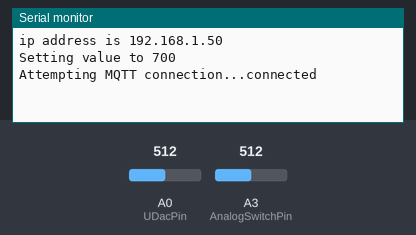
A sketch run on a simulated Arduino Uno, built with avr-gcc and run on an emulated ATmega328P. Parts: the last lines printed to the serial monitor. The inputs (shaded band) are chosen by the test bench; at power-on: A3 (AnalogSwitchPin) = 512, A0 (UDacPin) = 512. WiFi joins after 1.5 s; servers stay silent unless stated; no MQTT or app messages arrive unless stated.

Above: at 5.8 s.
5.9 s: A3 (AnalogSwitchPin) set to 714
At 7.0 s:
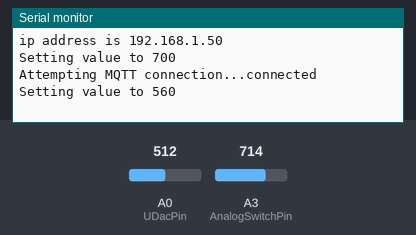
7.4 s: A3 (AnalogSwitchPin) set to 1003
At 8.4 s:
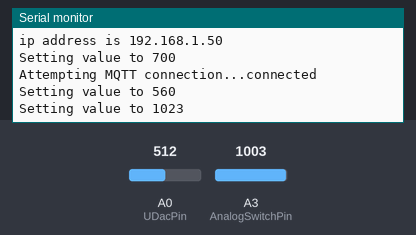

The sketch:

vallox.ino
```cpp
#include <Arduino.h>
#include <SPI.h>
#include <EthernetENC.h>
#include <PubSubClient.h>

#include "Dac.h"

byte mac[] = {0xDE, 0xAD, 0xBE, 0xEF, 0xFE, 0xED};

// mqtt client
EthernetClient net;
PubSubClient mqttClient(net);

const char broker[] = "mqtt.nas.fritz.box";
int        port     = 1883;

const int dacUpdownPin = 7;
const int UDacPin = 0;
const int AnalogSwitchPin = 3;
Dac dac(dacUpdownPin, UDacPin);

char switchPosition = '?';

void setVentilation(int value) {
  Serial.print("Setting value to ");
  Serial.println(value);
  if (value < 560 || value > 1023) {
    Serial.println("Invalid value, must be between 560 and 1023");
    return;
  }
  dac.write(value);
}

char readAnalogSwitch() {
  int rawVal = analogRead(AnalogSwitchPin);
  if (rawVal > 286 && rawVal < 347)
    return 'A';
  if (rawVal > 704 && rawVal < 764)
    return '2';
  if (rawVal > 821 && rawVal < 882)
    return '3';
  if (rawVal > 993)
    return '4';
  return '?';
}

void callback(char* topic, byte* payload, unsigned int length) {
  char format[16];
  snprintf(format, sizeof format, "%%%ud", length);

  // Convert the payload
  int payload_value = 0;
  if (sscanf((const char *) payload, format, &payload_value) == 1)
    setVentilation(payload_value);
  else
    Serial.println("error converting payload to int");
}

void reconnect() {
  // Loop until we're reconnected
  while (!mqttClient.connected()) {
    Serial.print("Attempting MQTT connection...");
    // Attempt to connect
    if (mqttClient.connect("vallox-arduino")) {
      Serial.println("connected");
      mqttClient.subscribe("vallox/ventilation/set");
    } else {
      Serial.print("failed, rc=");
      Serial.print(mqttClient.state());
      Serial.println(" try again in 5 seconds");
      // Wait 5 seconds before retrying
      delay(5000);
    }
  }
}

void setup() {
  // initialize serial communication at 9600 bits per second:
  Serial.begin(9600);

  // connect to mqtt broker
  mqttClient.setServer(broker, port);
  mqttClient.setCallback(callback);

  // start the Ethernet connection and the server:
  Ethernet.init(10);
  Ethernet.begin(mac);

  // Check for Ethernet hardware present
  if (Ethernet.hardwareStatus() == EthernetNoHardware) {
    Serial.println("Ethernet shield was not found.  Sorry, can't run without hardware. :(");
    while (true) {
      delay(1); // do nothing, no point running without Ethernet hardware
    }
  }

  Serial.print("ip address is ");
  Serial.println(Ethernet.localIP());

  setVentilation(700);
  switchPosition = readAnalogSwitch();
}

void loop() {
  static int counter = 0;
  char current;

  delay(100);

  if (!mqttClient.connected()) {
    reconnect();
  }
  mqttClient.loop();

  current = readAnalogSwitch();
  if (current != '?' && current != switchPosition) {
    switchPosition = current;
    if (current == '2') {
      setVentilation(560);
    } else if (current == '3') {
      setVentilation(700);
    } else if (current == '4') {
      setVentilation(1023);
    }
  }

  counter++;
  /* every 5 sec */
  if ( counter % 50 == 0) {
    //stabilize DAC output
    dac.refresh();

    // send message, the Print interface can be used to set the message contents
    char payload[16];
    itoa(dac.read(), payload, 10);
    mqttClient.publish("vallox/ventilation", payload);
  }

}
```

Dac.cpp
```cpp
// (licence header left out)
#include <Arduino.h>
#include "Dac.h"

Dac::Dac(int dacUpdownPin, int UDacPin):
dacUpdownPin(dacUpdownPin), UDacPin(UDacPin), overshoot(5)
{ write(512); // set to 2,5V
  write(512); // the first conversion can be wrong
}

bool Dac::write(int val)
{ targetVal = val;
  if(targetVal > 1023) targetVal = 1023;
  if(targetVal < 0) targetVal = 0;

  if(abs(read() - targetVal) > overshoot) // avoid overshoot from setDac() for small value changes
    if(!setDac()) return false;
  if(!fineTune()) return false;
  if(abs(read() - targetVal) > 1) return false; // final error check
  return true;
}

bool Dac::refresh()
{ if(!fineTune()) return false;
  return true;
}

int Dac::read() const// not inline
{ return analogRead(UDacPin);
}

inline int Dac::fastRead() const
{ return analogRead(UDacPin);
}

/* To increase the DAC speed, the overshoot is reduced by an overshoot value (5).
   However, this mechanism has a small influence on the accuracy. The DAC error is 0 or 1.
   When the overshoot value is changed to 0 the DAC error is mostly 0. This mechanism can perhaps be improved.
*/

bool Dac::setDac()
{ const byte timeout1 (255); // maxSettlingTime1 = 195
  int targetCorr;

  if(read() == targetVal) return true;
  if(read() < targetVal)
  { targetCorr = targetVal - overshoot; // reduce overshoot caused by adc delay
    dacUp();
    for(settlingTime1=0; settlingTime1 < timeout1; settlingTime1++)
    { if(fastRead() >= targetCorr)
      { dacHold();
        break;
      }
    }
  } else
  { targetCorr = targetVal + overshoot;
    dacDown();
    for(settlingTime1=0; settlingTime1 < timeout1; settlingTime1++)
    { if(fastRead() <= targetCorr)
      { dacHold();
        break;
      }
    }
  }
  dacHold(); // end always with hold, in case of timeout
  if(settlingTime1 >= timeout1) return false;
  else return true;
}

bool Dac::fineTune() // produces no overshoot
{ const byte timeout2 (80); // maxSettlingTime2 ~ 20
  const byte halfLsbCorrection (1);

  if(read() == targetVal) return true; // avoid ripple at refresh()
  if(read() < targetVal)
  { for(settlingTime2=0; settlingTime2 < timeout2; settlingTime2++)
    { dacUp(); dacHold(); // finetuning with short pulse
      if(fastRead() >= targetVal)
      { for(int i=0; i<halfLsbCorrection; i++) dacUp(); // reduce error to 0
        break;
      }
    }
  } else
  { for(settlingTime2=0; settlingTime2 < timeout2; settlingTime2++)
    { dacDown(); dacHold(); // finetuning with short pulse
      if(fastRead() <= targetVal)
      { for(int i=0; i<halfLsbCorrection; i++) dacDown(); // reduce error to 0
        break;
      }
    }
  }
  dacHold(); // end always with hold, in case of timeout
  if(settlingTime2 >= timeout2) return false;
  else return true;
}

void Dac::dacUp() const
{ digitalWrite(dacUpdownPin, LOW);
  pinMode(dacUpdownPin, OUTPUT);
}
void Dac::dacDown() const
{ digitalWrite(dacUpdownPin, HIGH);
  pinMode(dacUpdownPin, OUTPUT);
}

void Dac::dacHold() const
{ pinMode(dacUpdownPin, INPUT); // high impedance tristate
  digitalWrite(dacUpdownPin, LOW); // disable pull up resistor 1*)
}
```

Dac.h
```cpp
#ifndef DAC_H
#define DAC_H

/*
Simple 10 bit DAC for the Arduino

Copyright (C) 2012  Albert van Dalen http://www.avdweb.nl
This program is free software: you can redistribute it and/or modify it under the terms of the GNU General Public License
as published by the Free Software Foundation, either version 3 of the License, or (at your option) any later version.
This program is distributed in the hope that it will be useful, but WITHOUT ANY WARRANTY; without even the implied warranty
of MERCHANTABILITY or FITNESS FOR A PARTICULAR PURPOSE. See the GNU General Public License at http://www.gnu.org/licenses .
*/

class Dac
{
public:
  Dac(int dacUpdownPin, int UDacPin);
  bool write(int val);
  bool refresh();
  int read() const;

  int targetVal;
  byte settlingTime1, settlingTime2;

private:
  inline int fastRead() const;
  inline bool setDac();
  inline bool fineTune();
  inline void dacUp() const;
  inline void dacDown() const;
  inline void dacHold() const;

  int overshoot;
  int dacUpdownPin; // Digital
  int UDacPin; // Analog in
};

#endif
```

Measured:
- after the input at 5.9 s, the serial monitor: prints a new line after 0.09 s (image 1)
- after the input at 7.4 s, the serial monitor: prints a new line at once (image 2)
